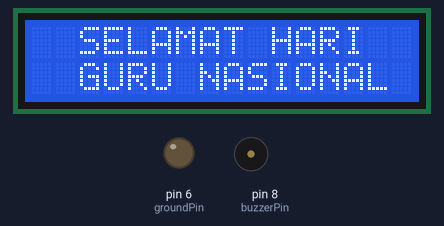
Simulated run of this sketch. Board: Arduino Uno, built with avr-gcc and run on an emulated ATmega328P. Parts: 16×2 character LCD, output pins drawn as LEDs (lit = HIGH), buzzer (waves = sounding).

Above: at 0.1 s.
At 29.6 s:
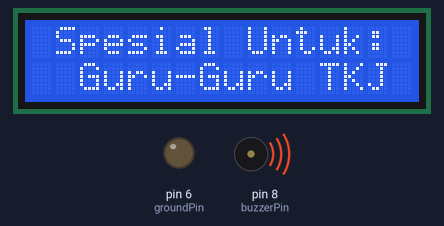
At 58.6 s:
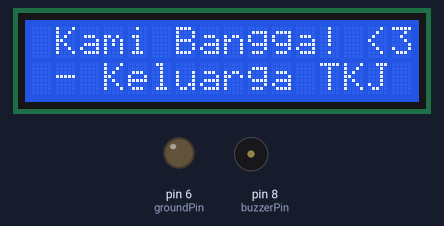
At 119.6 s:
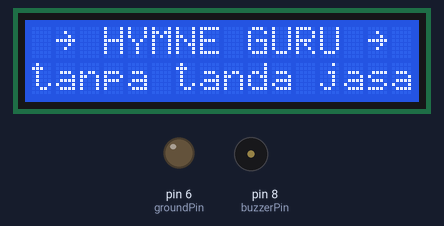
Timing chart, 0 to 130.0 s (numbered marks = the images above):
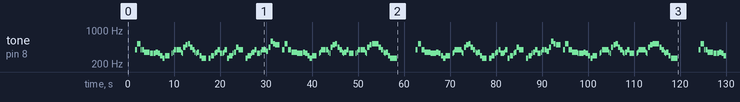

Measured:
- by itself, tone on pin 8 (buzzerPin): plays 392 Hz for 0.46 s, 523 Hz for 0.71 s, 392 Hz for 0.21 s, 392 Hz for 0.46 s, 349 Hz for 0.46 s, 349 Hz for 0.71 s … (236 notes in this stretch)

The sketch:

Hymne_guru_2_Reff_Running_Lyrics_-_Arduino_IDE_Source_Code.ino
```cpp
#include <Wire.h>
#include <LiquidCrystal_I2C.h>   // install: "LiquidCrystal I2C" (Frank de Brabander)
#include <string.h>

// ===== LCD 16x2 I2C (chip PCF8574) =====
// Alamat umum: 0x27
LiquidCrystal_I2C lcd(0x27, 16, 2);

// ===== Buzzer =====
const int buzzerPin = 8;   // kaki + buzzer
const int groundPin = 6;   // kaki - buzzer (dibuat LOW sebagai pengganti GND)

// ===== Pengaturan tempo =====
const int BPM = 120;
const int CELAH_MS = 40;
const unsigned long UNIT_MS = 60000UL / BPM / 2;

// ===== Frekuensi nada =====
#define N_C4  262
#define N_D4  294
#define N_E4  330
#define N_F4  349
#define N_FS4 370
#define N_G4  392
#define N_A4  440
#define N_B4  494
#define N_C5  523
#define N_D5  587
#define R     0

// Kode khusus: ganti tampilan LCD di titik ini (tidak menambah durasi)
#define L1 -1
#define L2 -2
#define L3 -3
#define L4 -4

struct Nada {
  int f;
  byte u;
};

// Partitur Hari Guru Nasional (TIDAK DIUBAH SAMA SEKALI)
const Nada lagu[] = {
  {L1, 0}, {R, 6}, {N_G4, 2},

  // Terpujilah wahai engkau ibu bapak guru
  {N_C5, 3}, {N_G4, 1}, {N_G4, 2}, {N_F4, 2},
  {N_F4, 3}, {N_E4, 1}, {N_E4, 2}, {N_E4, 2},
  {N_F4, 2}, {N_E4, 2}, {N_D4, 2}, {N_C4, 2},
  {N_D4, 4}, {R, 2}, {N_E4, 1}, {N_F4, 1},

  // Namamu akan selalu hidup dalam sanubariku
  {N_G4, 2}, {N_G4, 2}, {N_G4, 2}, {N_F4, 1}, {N_E4, 1},
  {N_A4, 2}, {N_B4, 2}, {N_C5, 2}, {N_A4, 2},
  {N_G4, 2}, {N_F4, 1}, {N_E4, 1}, {N_F4, 2}, {N_D4, 2},
  {N_C4, 4}, {L2, 0}, {R, 2}, {N_C4, 2},

  // Semua baktimu akan kuukir di dalam hatiku
  {N_D4, 2}, {N_D4, 1}, {N_E4, 1}, {N_F4, 2}, {N_G4, 2},
  {N_E4, 2}, {N_E4, 1}, {N_F4, 1}, {N_G4, 2}, {N_C4, 2},
  {N_D4, 2}, {N_D4, 1}, {N_E4, 1}, {N_F4, 2}, {N_A4, 2},
  {N_G4, 4}, {R, 2}, {N_C4, 2},

  // S'bagai prasasti terima kasihku tuk pengabdianmu
  {N_D4, 2}, {N_D4, 1}, {N_E4, 1}, {N_F4, 2}, {N_G4, 2},
  {N_E4, 2}, {N_E4, 1}, {N_F4, 1}, {N_G4, 2}, {N_G4, 2},
  {N_FS4, 2}, {N_A4, 2}, {N_D5, 2}, {N_C5, 2},
  {N_B4, 4}, {L3, 0}, {R, 2}, {N_G4, 2},

  // Engkau sebagai pelita dalam kegelapan
  {N_C5, 3}, {N_G4, 1}, {N_G4, 2}, {N_F4, 2},
  {N_F4, 3}, {N_E4, 1}, {N_E4, 2}, {N_E4, 2},
  {N_F4, 2}, {N_E4, 2}, {N_D4, 2}, {N_C4, 2},
  {N_D4, 4}, {R, 2}, {N_E4, 1}, {N_F4, 1},

  // Engkau laksana embun penyejuk dalam kehausan
  {N_G4, 2}, {N_G4, 2}, {N_G4, 2}, {N_F4, 1}, {N_E4, 1},
  {N_A4, 2}, {N_B4, 2}, {N_C5, 2}, {N_A4, 2},
  {N_G4, 2}, {N_F4, 1}, {N_E4, 1}, {N_F4, 2}, {N_G4, 2},
  {N_E4, 4}, {L4, 0}, {R, 2}, {N_E4, 1}, {N_F4, 1},

  // Engkau patriot pahlawan bangsa tanpa tanda jasa
  {N_G4, 2}, {N_G4, 2}, {N_G4, 2}, {N_F4, 1}, {N_E4, 1},
  {N_A4, 2}, {N_B4, 2}, {N_C5, 6}, {N_A4, 2},
  {N_G4, 2}, {N_F4, 1}, {N_E4, 1}, {N_F4, 2}, {N_D4, 2},
  {N_C4, 6}, {R, 2}
};

#define JML_NADA (sizeof(lagu) / sizeof(lagu[0]))

// ===== Tampilan LCD =====
void tulis(int kolom, int baris, const char* teks) {
  lcd.setCursor(kolom, baris);
  lcd.print(teks);
}

// Teks Ucapan Utama (TIDAK DIUBAH SAMA SEKALI)
void tampilLayar(int nomor) {
  lcd.clear();
  switch (nomor) {
    case 1: tulis(2, 0, "SELAMAT HARI");    tulis(2, 1, "GURU NASIONAL");   break;
    case 2: tulis(1, 0, "Spesial Untuk:");  tulis(2, 1, "Guru-Guru TKJ");   break;
    case 3: tulis(2, 0, "Terima Kasih");    tulis(1, 1, "Atas Ilmunya!");   break;
    case 4: tulis(1, 0, "Kami Bangga! <3"); tulis(1, 1, "- Keluarga TKJ");  break;
  }
}

// ===== Variabel & Fungsi Sliding Window (Muncul dari Kanan ke Kiri) =====
const int POS_MULAI_KANAN = -10; // posisi awal muncul dari sisi kanan layar

const char* lirikAktif = "";
int posScroll = 0;
int panjangLirik = 0;
unsigned long waktuGeser = 0;

int speedScrollAktif = 195;
int posisiJedaTengah = -99;
int durasiJedaTengah = 0;

// Cetak potongan 16 karakter ke baris bawah (baris 1)
void cetakPotonganLirik() {
  char jendela[17];
  for (int k = 0; k < 16; k++) {
    int idx = posScroll + k;
    if (idx >= 0 && idx < panjangLirik) {
      jendela[k] = lirikAktif[idx];
    } else {
      jendela[k] = ' ';
    }
  }
  jendela[16] = '\0';
  tulis(0, 1, jendela);
}

// Atur kalimat lirik baru untuk langsung berjalan dari kanan
void setKalimatLirik(const char* teksBaru, int posAwal, int speedMs, int titikJeda = -99, int lamaJedaMs = 0) {
  lirikAktif = teksBaru;
  panjangLirik = strlen(teksBaru);
  posScroll = posAwal;
  speedScrollAktif = speedMs;
  posisiJedaTengah = titikJeda;
  durasiJedaTengah = lamaJedaMs;

  cetakPotonganLirik();
  waktuGeser = millis() + speedMs;
}

// Mapping indeks nada awal tiap bait ke kalimat lirik (delay sudah dipercepat 15-20 ms)
void cekJadwalLirik(unsigned int i) {
  switch (i) {
    case 0:
      lcd.clear();
      tulis(1, 0, "~ HYMNE GURU ~");
      setKalimatLirik("  (Mode Lirik)  ", 0, 190);
      break;

    case 2:   // dikurangi dari 220 -> 200 ms
      setKalimatLirik("Terpujilah wahai engkau ibu bapak guru", POS_MULAI_KANAN, 200);
      break;

    case 17:  // dikurangi dari 205 -> 190 ms
      setKalimatLirik("Namamu akan selalu hidup dalam sanubariku", POS_MULAI_KANAN, 190);
      break;

    case 36:  // dikurangi dari 205 -> 190 ms
      setKalimatLirik("Semua baktimu akan kuukir di dalam hatiku", POS_MULAI_KANAN, 190);
      break;

    case 54:  // dikurangi dari 175 -> 160 ms
      setKalimatLirik("S'bagai prasasti terima kasihku tuk pengabdianmu", POS_MULAI_KANAN, 160);
      break;

    case 72:  // dikurangi dari 225 -> 205 ms
      setKalimatLirik("Engkau sebagai pelita dalam kegelapan", POS_MULAI_KANAN, 205);
      break;

    case 87:  // dikurangi dari 190 -> 175 ms
      setKalimatLirik("Engkau laksana embun penyejuk dalam kehausan", POS_MULAI_KANAN, 175);
      break;

    // Speed dikurangi dari 170 -> 155 ms, dan jeda "pahlawan bangsa" dikunci di 1150 ms
    case 106:
      setKalimatLirik("Engkau patriot pahlawan bangsa tanpa tanda jasa", POS_MULAI_KANAN, 155, 15, 1150);
      break;
  }
}

// Geser jendela 1 huruf ke kiri secara berkala
void updateRunningText() {
  if (posScroll + 16 < panjangLirik) {
    if ((long)(millis() - waktuGeser) >= 0) {
      posScroll++;
      cetakPotonganLirik();

      // Berhenti sejenak saat mencapai titik jeda tengah ("pahlawan bangsa ")
      if (posScroll == posisiJedaTengah) {
        waktuGeser += durasiJedaTengah;
      } else {
        waktuGeser += speedScrollAktif;
      }
    }
  }
}

// ===== Pemutar lagu (modeLirik: false = Ucapan, true = Lirik Running Text) =====
void mainkanLagu(bool modeLirik) {
  unsigned long target = millis();

  for (unsigned int i = 0; i < JML_NADA; i++) {
    int f = lagu[i].f;

    if (modeLirik) {
      cekJadwalLirik(i);      // Putaran 2: muat kalimat lirik sesuai indeks bait
      if (f < 0) continue;    // Abaikan kode L1-L4 agar tidak menghapus layar lirik
    } else {
      if (f < 0) {            // Putaran 1: tampilkan ucapan L1-L4 seperti semula
        tampilLayar(-f);
        continue;
      }
    }

    unsigned long durasi = lagu[i].u * UNIT_MS;

    if (f > 0 && durasi > CELAH_MS) {
      tone(buzzerPin, f, durasi - CELAH_MS);
    } else {
      noTone(buzzerPin);
    }

    target += durasi;

    // Sambil menunggu durasi nada selesai, geser running text di latar belakang
    while ((long)(millis() - target) < 0) {
      if (modeLirik) {
        updateRunningText();
      }
    }
  }

  noTone(buzzerPin);
}

void setup() {
  pinMode(buzzerPin, OUTPUT);
  pinMode(groundPin, OUTPUT);
  digitalWrite(groundPin, LOW);   // pin 6 jadi "GND" buzzer

  lcd.init();
  lcd.backlight();
}

void loop() {
  // Putaran 1: Melodi + Tampilan Ucapan Asli
  mainkanLagu(false);
  delay(2000);

  // Putaran 2: Melodi + Running Text Lirik (Muncul dari Kanan ke Kiri)
  mainkanLagu(true);
  delay(2500);
}
```
